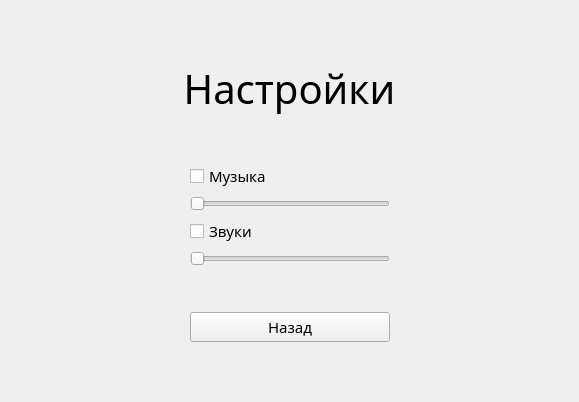
<?xml version="1.0" encoding="UTF-8"?>
<ui version="4.0">
 <class>SettingsWindow</class>
 <widget class="QWidget" name="SettingsWindow">
  <property name="geometry">
   <rect>
    <x>0</x>
    <y>0</y>
    <width>579</width>
    <height>402</height>
   </rect>
  </property>
  <property name="windowTitle">
   <string>Form</string>
  </property>
  <layout class="QGridLayout" name="gridLayout">
   <item row="0" column="0">
    <layout class="QVBoxLayout" name="verticalLayout_4">
     <item>
      <spacer name="verticalSpacer_6">
       <property name="orientation">
        <enum>Qt::Vertical</enum>
       </property>
       <property name="sizeType">
        <enum>QSizePolicy::Expanding</enum>
       </property>
       <property name="sizeHint" stdset="0">
        <size>
         <width>20</width>
         <height>40</height>
        </size>
       </property>
      </spacer>
     </item>
     <item>
      <widget class="QLabel" name="label">
       <property name="sizePolicy">
        <sizepolicy hsizetype="Preferred" vsizetype="Preferred">
         <horstretch>0</horstretch>
         <verstretch>0</verstretch>
        </sizepolicy>
       </property>
       <property name="font">
        <font>
         <family>Comfortaa</family>
         <pointsize>30</pointsize>
         <weight>50</weight>
         <italic>false</italic>
         <bold>false</bold>
        </font>
       </property>
       <property name="styleSheet">
        <string notr="true">font: 30pt &quot;Comfortaa&quot;;</string>
       </property>
       <property name="text">
        <string>Настройки</string>
       </property>
       <property name="alignment">
        <set>Qt::AlignCenter</set>
       </property>
      </widget>
     </item>
     <item>
      <spacer name="verticalSpacer_4">
       <property name="orientation">
        <enum>Qt::Vertical</enum>
       </property>
       <property name="sizeType">
        <enum>QSizePolicy::Minimum</enum>
       </property>
       <property name="sizeHint" stdset="0">
        <size>
         <width>20</width>
         <height>40</height>
        </size>
       </property>
      </spacer>
     </item>
     <item>
      <layout class="QHBoxLayout" name="horizontalLayout_4">
       <item>
        <spacer name="horizontalSpacer_4">
         <property name="orientation">
          <enum>Qt::Horizontal</enum>
         </property>
         <property name="sizeHint" stdset="0">
          <size>
           <width>40</width>
           <height>20</height>
          </size>
         </property>
        </spacer>
       </item>
       <item>
        <layout class="QVBoxLayout" name="verticalLayout_5">
         <item>
          <widget class="QCheckBox" name="checkBox">
           <property name="font">
            <font>
             <family>Comfortaa</family>
             <pointsize>11</pointsize>
             <weight>50</weight>
             <italic>false</italic>
             <bold>false</bold>
            </font>
           </property>
           <property name="focusPolicy">
            <enum>Qt::NoFocus</enum>
           </property>
           <property name="text">
            <string>Музыка</string>
           </property>
          </widget>
         </item>
         <item>
          <widget class="QSlider" name="horizontalSlider">
           <property name="sizePolicy">
            <sizepolicy hsizetype="Fixed" vsizetype="Fixed">
             <horstretch>0</horstretch>
             <verstretch>0</verstretch>
            </sizepolicy>
           </property>
           <property name="minimumSize">
            <size>
             <width>200</width>
             <height>0</height>
            </size>
           </property>
           <property name="focusPolicy">
            <enum>Qt::NoFocus</enum>
           </property>
           <property name="orientation">
            <enum>Qt::Horizontal</enum>
           </property>
          </widget>
         </item>
         <item>
          <widget class="QCheckBox" name="checkBox_2">
           <property name="font">
            <font>
             <family>Comfortaa</family>
             <pointsize>11</pointsize>
             <weight>50</weight>
             <italic>false</italic>
             <bold>false</bold>
            </font>
           </property>
           <property name="focusPolicy">
            <enum>Qt::NoFocus</enum>
           </property>
           <property name="text">
            <string>Звуки</string>
           </property>
          </widget>
         </item>
         <item>
          <widget class="QSlider" name="horizontalSlider_2">
           <property name="sizePolicy">
            <sizepolicy hsizetype="Fixed" vsizetype="Fixed">
             <horstretch>0</horstretch>
             <verstretch>0</verstretch>
            </sizepolicy>
           </property>
           <property name="minimumSize">
            <size>
             <width>200</width>
             <height>0</height>
            </size>
           </property>
           <property name="focusPolicy">
            <enum>Qt::NoFocus</enum>
           </property>
           <property name="orientation">
            <enum>Qt::Horizontal</enum>
           </property>
          </widget>
         </item>
         <item>
          <spacer name="verticalSpacer_7">
           <property name="orientation">
            <enum>Qt::Vertical</enum>
           </property>
           <property name="sizeType">
            <enum>QSizePolicy::Minimum</enum>
           </property>
           <property name="sizeHint" stdset="0">
            <size>
             <width>20</width>
             <height>40</height>
            </size>
           </property>
          </spacer>
         </item>
         <item>
          <widget class="QPushButton" name="buttonBackSettings">
           <property name="font">
            <font>
             <family>Comfortaa</family>
             <pointsize>11</pointsize>
             <weight>50</weight>
             <italic>false</italic>
             <bold>false</bold>
            </font>
           </property>
           <property name="focusPolicy">
            <enum>Qt::NoFocus</enum>
           </property>
           <property name="text">
            <string>Назад</string>
           </property>
          </widget>
         </item>
        </layout>
       </item>
       <item>
        <spacer name="horizontalSpacer_3">
         <property name="orientation">
          <enum>Qt::Horizontal</enum>
         </property>
         <property name="sizeHint" stdset="0">
          <size>
           <width>40</width>
           <height>20</height>
          </size>
         </property>
        </spacer>
       </item>
      </layout>
     </item>
     <item>
      <spacer name="verticalSpacer_5">
       <property name="orientation">
        <enum>Qt::Vertical</enum>
       </property>
       <property name="sizeHint" stdset="0">
        <size>
         <width>20</width>
         <height>40</height>
        </size>
       </property>
      </spacer>
     </item>
    </layout>
   </item>
  </layout>
 </widget>
 <resources/>
 <connections/>
</ui>
